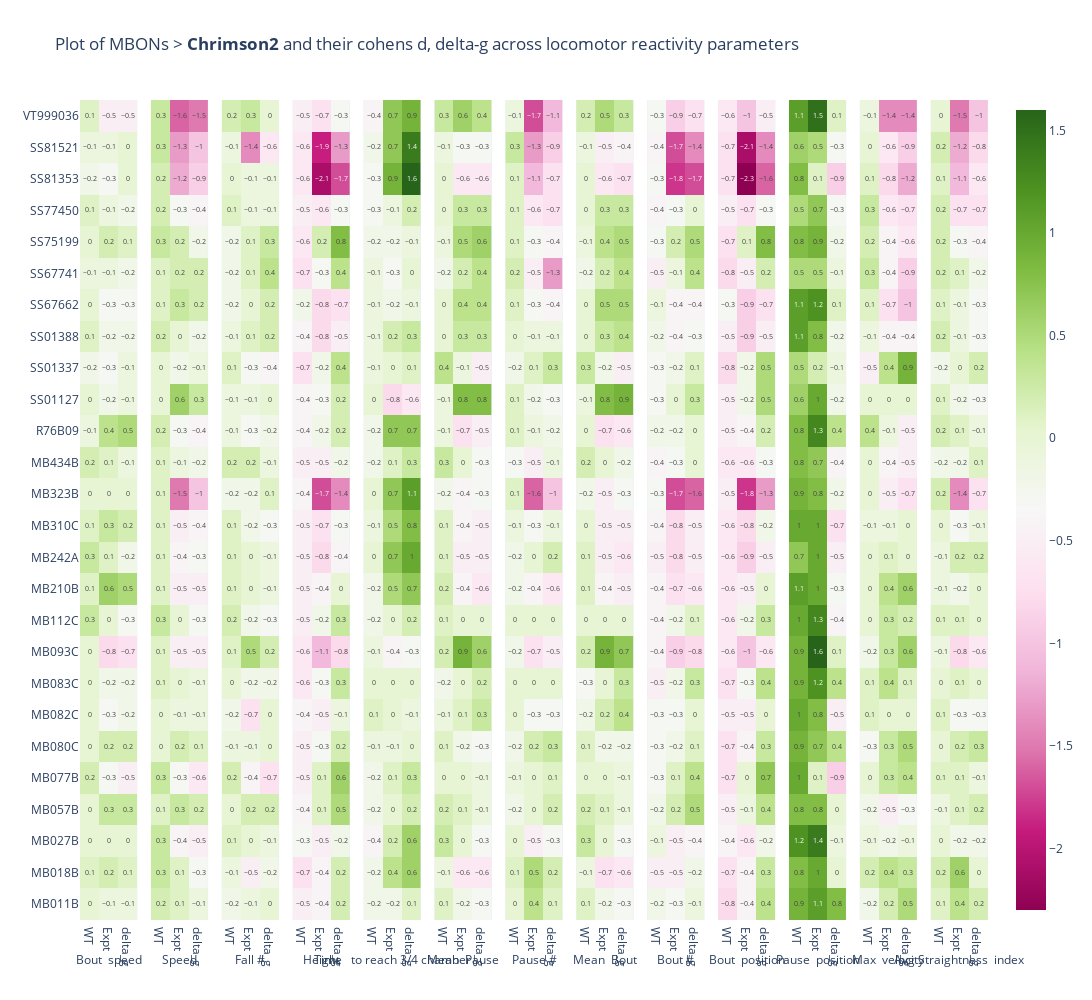

The code cell stored with this chart in its notebook:
### Code cell
# f1,ax = plt.subplots(nrows=1, ncols=13, sharex=False, sharey = True, figsize=(15, 6))

from plotly.subplots import make_subplots
import plotly.graph_objects as go
import plotly.express as px

subplottitles = list(map(lambda s:s.replace('\n', ''), dfreg2.columns))
g1 = round(totalregdf,1)

fig = make_subplots(rows = 1,cols = 13, horizontal_spacing = 0.015, shared_yaxes =True, subplot_titles= dfreg2.columns)   


for n, j in zip(dfreg2.columns, list(range(1,14))):
    figure1 = px.imshow(g1[n], text_auto = True, aspect = "auto")
    fig.add_trace(figure1['data'][0], row = 1, col = j)

fig.update_layout(title = 'Plot of MBONs > <b>' + responder +  '</b> and their cohens d, delta-g across locomotor reactivity parameters', height = 1000, width = 1800)
fig.update_annotations(font_size=12, yshift = -870)


#plt.savefig(openPath + "images\\"  + "cohens d and delta gheatmap_" + responder + "_" + date + ".png", dpi = 1200)

fig.show()

### Figure 1 — Plotly figure (JSON) as saved in the notebook; plotly's stock layout.template omitted (floating-point values rounded to 4 significant figures)
{"data": [{"coloraxis": "coloraxis", "hovertemplate": "x: %{x}<br>MBON: %{y}<br>color: %{z}<extra></extra>", "name": "0", "texttemplate": "%{z}", "type": "heatmap", "x": ["WT", "Expt", "delta_g"], "xaxis": "x", "y": ["MB011B", "MB018B", "MB027B", "MB057B", "MB077B", "MB080C", "MB082C", "MB083C", "MB093C", "MB112C", "MB210B", "MB242A", "MB310C", "MB323B", "MB434B", "R76B09", "SS01127", "SS01337", "SS01388", "SS67662", "SS67741", "SS75199", "SS77450", "SS81353", "SS81521", "VT999036"], "yaxis": "y", "z": [[0, -0.1, -0.1], [0.1, 0.2, 0.1], [0, 0, 0], [0, 0.3, 0.3], [0.2, -0.3, -0.5], [0, 0.2, 0.2], [0, -0.3, -0.2], [0, -0.2, -0.2], [0, -0.8, -0.7], [0.3, 0, -0.3], [0.1, 0.6, 0.5], [0.3, 0.1, -0.2], [0.1, 0.3, 0.2], [0, 0, 0], [0.2, 0.1, -0.1], [-0.1, 0.4, 0.5], [0, -0.2, -0.1], [-0.2, -0.3, -0.1], [0.1, -0.2, -0.2], [0, -0.3, -0.3], [-0.1, -0.1, -0.2], [0, 0.2, 0.1], [0.1, -0.1, -0.2], [-0.2, -0.3, 0], [-0.1, -0.1, 0], [0.1, -0.5, -0.5]]}, {"coloraxis": "coloraxis", "hovertemplate": "x: %{x}<br>MBON: %{y}<br>color: %{z}<extra></extra>", "name": "0", "texttemplate": "%{z}", "type": "heatmap", "x": ["WT", "Expt", "delta_g"], "xaxis": "x2", "y": ["MB011B", "MB018B", "MB027B", "MB057B", "MB077B", "MB080C", "MB082C", "MB083C", "MB093C", "MB112C", "MB210B", "MB242A", "MB310C", "MB323B", "MB434B", "R76B09", "SS01127", "SS01337", "SS01388", "SS67662", "SS67741", "SS75199", "SS77450", "SS81353", "SS81521", "VT999036"], "yaxis": "y2", "z": [[0.2, 0.1, -0.1], [0.3, 0.1, -0.3], [0.3, -0.4, -0.5], [0.1, 0.3, 0.2], [0.3, -0.3, -0.6], [0, 0.2, 0.1], [0, -0.1, -0.1], [0.1, 0, -0.1], [0.1, -0.5, -0.5], [0.3, 0, -0.3], [0.1, -0.5, -0.5], [0.1, -0.4, -0.3], [0.1, -0.5, -0.4], [0.1, -1.5, -1], [0.1, -0.1, -0.2], [0.2, -0.3, -0.4], [0, 0.6, 0.3], [0, -0.2, -0.1], [0.2, 0, -0.2], [0.1, 0.3, 0.2], [0.1, 0.2, 0.2], [0.3, 0.2, -0.2], [0.2, -0.3, -0.4], [0.2, -1.2, -0.9], [0.3, -1.3, -1], [0.3, -1.6, -1.5]]}, {"coloraxis": "coloraxis", "hovertemplate": "x: %{x}<br>MBON: %{y}<br>color: %{z}<extra></extra>", "name": "0", "texttemplate": "%{z}", "type": "heatmap", "x": ["WT", "Expt", "delta_g"], "xaxis": "x3", "y": ["MB011B", "MB018B", "MB027B", "MB057B", "MB077B", "MB080C", "MB082C", "MB083C", "MB093C", "MB112C", "MB210B", "MB242A", "MB310C", "MB323B", "MB434B", "R76B09", "SS01127", "SS01337", "SS01388", "SS67662", "SS67741", "SS75199", "SS77450", "SS81353", "SS81521", "VT999036"], "yaxis": "y3", "z": [[-0.2, -0.1, 0], [-0.1, -0.5, -0.2], [0.1, 0, -0.1], [0, 0.2, 0.2], [0.2, -0.4, -0.7], [-0.1, -0.1, 0], [-0.2, -0.7, 0], [0, -0.2, -0.2], [0.1, 0.5, 0.2], [0.2, -0.2, -0.3], [0.1, 0, -0.1], [0.1, 0, -0.1], [0.1, -0.2, -0.3], [-0.2, -0.2, 0.1], [0.2, 0.2, -0.1], [-0.1, -0.3, -0.2], [-0.1, -0.1, 0], [0.1, -0.3, -0.4], [-0.1, 0.1, 0.2], [-0.2, 0, 0.2], [-0.2, 0.1, 0.4], [-0.2, 0.1, 0.3], [0.1, -0.1, -0.1], [0, -0.1, -0.1], [-0.1, -1.4, -0.6], [0.2, 0.3, 0]]}, {"coloraxis": "coloraxis", "hovertemplate": "x: %{x}<br>MBON: %{y}<br>color: %{z}<extra></extra>", "name": "0", "texttemplate": "%{z}", "type": "heatmap", "x": ["WT", "Expt", "delta_g"], "xaxis": "x4", "y": ["MB011B", "MB018B", "MB027B", "MB057B", "MB077B", "MB080C", "MB082C", "MB083C", "MB093C", "MB112C", "MB210B", "MB242A", "MB310C", "MB323B", "MB434B", "R76B09", "SS01127", "SS01337", "SS01388", "SS67662", "SS67741", "SS75199", "SS77450", "SS81353", "SS81521", "VT999036"], "yaxis": "y4", "z": [[-0.5, -0.4, 0.2], [-0.7, -0.4, 0.2], [-0.3, -0.5, -0.2], [-0.4, 0.1, 0.5], [-0.5, 0.1, 0.6], [-0.5, -0.3, 0.2], [-0.4, -0.5, -0.1], [-0.6, -0.3, 0.3], [-0.6, -1.1, -0.8], [-0.5, -0.2, 0.3], [-0.5, -0.4, 0], [-0.5, -0.8, -0.4], [-0.5, -0.7, -0.3], [-0.4, -1.7, -1.4], [-0.5, -0.5, -0.2], [-0.4, -0.2, 0.2], [-0.4, -0.3, 0.2], [-0.7, -0.2, 0.4], [-0.4, -0.8, -0.5], [-0.2, -0.8, -0.7], [-0.7, -0.3, 0.4], [-0.6, 0.2, 0.8], [-0.5, -0.6, -0.3], [-0.6, -2.1, -1.7], [-0.6, -1.9, -1.3], [-0.5, -0.7, -0.3]]}, {"coloraxis": "coloraxis", "hovertemplate": "x: %{x}<br>MBON: %{y}<br>color: %{z}<extra></extra>", "name": "0", "texttemplate": "%{z}", "type": "heatmap", "x": ["WT", "Expt", "delta_g"], "xaxis": "x5", "y": ["MB011B", "MB018B", "MB027B", "MB057B", "MB077B", "MB080C", "MB082C", "MB083C", "MB093C", "MB112C", "MB210B", "MB242A", "MB310C", "MB323B", "MB434B", "R76B09", "SS01127", "SS01337", "SS01388", "SS67662", "SS67741", "SS75199", "SS77450", "SS81353", "SS81521", "VT999036"], "yaxis": "y5", "z": [[-0.2, -0.2, 0.1], [-0.2, 0.4, 0.6], [-0.4, 0.2, 0.6], [-0.2, 0, 0.2], [-0.2, 0.1, 0.3], [-0.1, -0.1, 0], [0.1, 0, -0.1], [0, 0, 0], [-0.1, -0.4, -0.3], [-0.2, 0, 0.2], [-0.2, 0.5, 0.7], [0, 0.7, 1], [-0.1, 0.5, 0.8], [0, 0.7, 1.1], [-0.2, 0.1, 0.3], [-0.2, 0.7, 0.7], [0, -0.8, -0.6], [-0.1, 0, 0.1], [-0.1, 0.2, 0.3], [-0.1, -0.2, -0.1], [-0.1, -0.3, 0], [-0.2, -0.2, -0.1], [-0.3, -0.1, 0.2], [-0.3, 0.9, 1.6], [-0.2, 0.7, 1.4], [-0.4, 0.7, 0.9]]}, {"coloraxis": "coloraxis", "hovertemplate": "x: %{x}<br>MBON: %{y}<br>color: %{z}<extra></extra>", "name": "0", "texttemplate": "%{z}", "type": "heatmap", "x": ["WT", "Expt", "delta_g"], "xaxis": "x6", "y": ["MB011B", "MB018B", "MB027B", "MB057B", "MB077B", "MB080C", "MB082C", "MB083C", "MB093C", "MB112C", "MB210B", "MB242A", "MB310C", "MB323B", "MB434B", "R76B09", "SS01127", "SS01337", "SS01388", "SS67662", "SS67741", "SS75199", "SS77450", "SS81353", "SS81521", "VT999036"], "yaxis": "y6", "z": [[0.1, -0.2, -0.3], [-0.1, -0.6, -0.6], [0.3, 0, -0.3], [0.2, 0.1, -0.1], [0, 0, -0.1], [0.1, -0.2, -0.3], [-0.1, 0.1, 0.3], [-0.2, 0, 0.2], [0.2, 0.9, 0.6], [0.1, 0, 0], [0.2, -0.4, -0.6], [0.1, -0.5, -0.5], [0.1, -0.4, -0.5], [-0.2, -0.4, -0.3], [0.3, 0, -0.3], [-0.1, -0.7, -0.5], [-0.1, 0.8, 0.8], [0.4, -0.1, -0.5], [0, 0.3, 0.3], [0, 0.4, 0.4], [-0.2, 0.2, 0.4], [-0.1, 0.5, 0.6], [0, 0.3, 0.3], [0, -0.6, -0.6], [-0.1, -0.3, -0.3], [0.3, 0.6, 0.4]]}, {"coloraxis": "coloraxis", "hovertemplate": "x: %{x}<br>MBON: %{y}<br>color: %{z}<extra></extra>", "name": "0", "texttemplate": "%{z}", "type": "heatmap", "x": ["WT", "Expt", "delta_g"], "xaxis": "x7", "y": ["MB011B", "MB018B", "MB027B", "MB057B", "MB077B", "MB080C", "MB082C", "MB083C", "MB093C", "MB112C", "MB210B", "MB242A", "MB310C", "MB323B", "MB434B", "R76B09", "SS01127", "SS01337", "SS01388", "SS67662", "SS67741", "SS75199", "SS77450", "SS81353", "SS81521", "VT999036"], "yaxis": "y7", "z": [[0, 0.4, 0.1], [0.1, 0.5, 0.2], [0, -0.5, -0.3], [-0.2, 0, 0.2], [-0.1, 0, 0.1], [-0.2, 0.2, 0.3], [0, -0.3, -0.3], [0, 0, 0], [-0.2, -0.7, -0.5], [0, 0, 0], [-0.2, -0.4, -0.6], [-0.2, 0, 0.2], [-0.1, -0.3, -0.1], [0.1, -1.6, -1], [-0.3, -0.5, -0.1], [0.1, -0.1, -0.2], [0.1, -0.2, -0.3], [-0.2, 0.1, 0.3], [0, -0.1, -0.1], [0.1, -0.3, -0.4], [0.2, -0.5, -1.3], [0.1, -0.3, -0.4], [0.1, -0.6, -0.7], [0.1, -1.1, -0.7], [0.3, -1.3, -0.9], [-0.1, -1.7, -1.1]]}, {"coloraxis": "coloraxis", "hovertemplate": "x: %{x}<br>MBON: %{y}<br>color: %{z}<extra></extra>", "name": "0", "texttemplate": "%{z}", "type": "heatmap", "x": ["WT", "Expt", "delta_g"], "xaxis": "x8", "y": ["MB011B", "MB018B", "MB027B", "MB057B", "MB077B", "MB080C", "MB082C", "MB083C", "MB093C", "MB112C", "MB210B", "MB242A", "MB310C", "MB323B", "MB434B", "R76B09", "SS01127", "SS01337", "SS01388", "SS67662", "SS67741", "SS75199", "SS77450", "SS81353", "SS81521", "VT999036"], "yaxis": "y8", "z": [[0.1, -0.2, -0.3], [-0.1, -0.7, -0.6], [0.3, 0, -0.3], [0.2, 0.1, -0.1], [0, 0, -0.1], [0.1, -0.2, -0.2], [-0.2, 0.2, 0.4], [-0.3, 0, 0.3], [0.2, 0.9, 0.7], [0, 0, 0], [0.1, -0.4, -0.5], [0.1, -0.5, -0.6], [0, -0.5, -0.5], [-0.2, -0.5, -0.3], [0.2, 0, -0.2], [0, -0.7, -0.6], [-0.1, 0.8, 0.9], [0.3, -0.2, -0.5], [0, 0.3, 0.4], [0, 0.5, 0.5], [-0.2, 0.2, 0.4], [-0.1, 0.4, 0.5], [0, 0.3, 0.3], [0, -0.6, -0.7], [-0.1, -0.5, -0.4], [0.2, 0.5, 0.3]]}, {"coloraxis": "coloraxis", "hovertemplate": "x: %{x}<br>MBON: %{y}<br>color: %{z}<extra></extra>", "name": "0", "texttemplate": "%{z}", "type": "heatmap", "x": ["WT", "Expt", "delta_g"], "xaxis": "x9", "y": ["MB011B", "MB018B", "MB027B", "MB057B", "MB077B", "MB080C", "MB082C", "MB083C", "MB093C", "MB112C", "MB210B", "MB242A", "MB310C", "MB323B", "MB434B", "R76B09", "SS01127", "SS01337", "SS01388", "SS67662", "SS67741", "SS75199", "SS77450", "SS81353", "SS81521", "VT999036"], "yaxis": "y9", "z": [[-0.2, -0.3, -0.1], [-0.5, -0.5, -0.2], [-0.1, -0.5, -0.4], [-0.2, 0.2, 0.5], [-0.3, 0.1, 0.4], [-0.3, -0.2, 0.1], [-0.3, -0.3, 0], [-0.5, -0.2, 0.3], [-0.4, -0.9, -0.8], [-0.4, -0.2, 0.1], [-0.4, -0.7, -0.6], [-0.5, -0.8, -0.5], [-0.4, -0.8, -0.5], [-0.3, -1.7, -1.6], [-0.4, -0.3, 0], [-0.2, -0.2, 0], [-0.3, 0, 0.3], [-0.3, -0.2, 0.1], [-0.2, -0.4, -0.3], [-0.1, -0.4, -0.4], [-0.5, -0.1, 0.4], [-0.3, 0.2, 0.5], [-0.4, -0.3, 0], [-0.3, -1.8, -1.7], [-0.4, -1.7, -1.4], [-0.3, -0.9, -0.7]]}, {"coloraxis": "coloraxis", "hovertemplate": "x: %{x}<br>MBON: %{y}<br>color: %{z}<extra></extra>", "name": "0", "texttemplate": "%{z}", "type": "heatmap", "x": ["WT", "Expt", "delta_g"], "xaxis": "x10", "y": ["MB011B", "MB018B", "MB027B", "MB057B", "MB077B", "MB080C", "MB082C", "MB083C", "MB093C", "MB112C", "MB210B", "MB242A", "MB310C", "MB323B", "MB434B", "R76B09", "SS01127", "SS01337", "SS01388", "SS67662", "SS67741", "SS75199", "SS77450", "SS81353", "SS81521", "VT999036"], "yaxis": "y10", "z": [[-0.8, -0.4, 0.4], [-0.7, -0.4, 0.3], [-0.4, -0.6, -0.2], [-0.5, -0.1, 0.4], [-0.7, 0, 0.7], [-0.7, -0.4, 0.3], [-0.5, -0.5, 0], [-0.7, -0.3, 0.4], [-0.6, -1, -0.6], [-0.6, -0.2, 0.3], [-0.6, -0.5, 0], [-0.6, -0.9, -0.5], [-0.6, -0.8, -0.2], [-0.5, -1.8, -1.3], [-0.6, -0.6, -0.3], [-0.5, -0.4, 0.2], [-0.5, -0.2, 0.5], [-0.8, -0.2, 0.5], [-0.5, -0.9, -0.5], [-0.3, -0.9, -0.7], [-0.8, -0.5, 0.2], [-0.7, 0.1, 0.8], [-0.5, -0.7, -0.3], [-0.7, -2.3, -1.6], [-0.7, -2.1, -1.4], [-0.6, -1, -0.5]]}, {"coloraxis": "coloraxis", "hovertemplate": "x: %{x}<br>MBON: %{y}<br>color: %{z}<extra></extra>", "name": "0", "texttemplate": "%{z}", "type": "heatmap", "x": ["WT", "Expt", "delta_g"], "xaxis": "x11", "y": ["MB011B", "MB018B", "MB027B", "MB057B", "MB077B", "MB080C", "MB082C", "MB083C", "MB093C", "MB112C", "MB210B", "MB242A", "MB310C", "MB323B", "MB434B", "R76B09", "SS01127", "SS01337", "SS01388", "SS67662", "SS67741", "SS75199", "SS77450", "SS81353", "SS81521", "VT999036"], "yaxis": "y11", "z": [[0.9, 1.1, 0.8], [0.8, 1, 0], [1.2, 1.4, -0.1], [0.8, 0.8, 0], [1, 0.1, -0.9], [0.9, 0.7, 0.4], [1, 0.8, -0.5], [0.9, 1.2, 0.4], [0.9, 1.6, 0.1], [1, 1.3, -0.4], [1.1, 1, -0.3], [0.7, 1, -0.5], [1, 1, -0.7], [0.9, 0.8, -0.2], [0.8, 0.7, -0.4], [0.8, 1.3, 0.4], [0.6, 1, -0.2], [0.5, 0.2, -0.1], [1.1, 0.8, -0.2], [1.1, 1.2, 0.1], [0.5, 0.5, -0.1], [0.8, 0.9, -0.2], [0.5, 0.7, -0.3], [0.8, 0.1, -0.9], [0.6, 0.5, -0.3], [1.1, 1.5, 0.1]]}, {"coloraxis": "coloraxis", "hovertemplate": "x: %{x}<br>MBON: %{y}<br>color: %{z}<extra></extra>", "name": "0", "texttemplate": "%{z}", "type": "heatmap", "x": ["WT", "Expt", "delta_g"], "xaxis": "x12", "y": ["MB011B", "MB018B", "MB027B", "MB057B", "MB077B", "MB080C", "MB082C", "MB083C", "MB093C", "MB112C", "MB210B", "MB242A", "MB310C", "MB323B", "MB434B", "R76B09", "SS01127", "SS01337", "SS01388", "SS67662", "SS67741", "SS75199", "SS77450", "SS81353", "SS81521", "VT999036"], "yaxis": "y12", "z": [[-0.2, 0.2, 0.5], [0.2, 0.4, 0.3], [-0.1, -0.2, -0.1], [-0.2, -0.5, -0.3], [0, 0.3, 0.4], [-0.3, 0.3, 0.5], [0.1, 0, 0], [0.1, 0.4, 0.1], [-0.2, 0.3, 0.6], [0, 0.3, 0.2], [0, 0.4, 0.6], [0, 0.1, 0], [-0.1, -0.1, 0], [0, -0.5, -0.7], [0, -0.4, -0.5], [0.4, -0.1, -0.5], [0, 0, 0], [-0.5, 0.4, 0.9], [-0.1, -0.4, -0.4], [0.1, -0.7, -1], [0.3, -0.4, -0.9], [0.2, -0.4, -0.6], [0.3, -0.6, -0.7], [0.1, -0.8, -1.2], [0, -0.6, -0.9], [-0.1, -1.4, -1.4]]}, {"coloraxis": "coloraxis", "hovertemplate": "x: %{x}<br>MBON: %{y}<br>color: %{z}<extra></extra>", "name": "0", "texttemplate": "%{z}", "type": "heatmap", "x": ["WT", "Expt", "delta_g"], "xaxis": "x13", "y": ["MB011B", "MB018B", "MB027B", "MB057B", "MB077B", "MB080C", "MB082C", "MB083C", "MB093C", "MB112C", "MB210B", "MB242A", "MB310C", "MB323B", "MB434B", "R76B09", "SS01127", "SS01337", "SS01388", "SS67662", "SS67741", "SS75199", "SS77450", "SS81353", "SS81521", "VT999036"], "yaxis": "y13", "z": [[0.1, 0.4, 0.2], [0.2, 0.6, 0], [0, -0.2, -0.2], [-0.1, 0.1, 0.2], [0.1, 0.1, -0.1], [0, 0.2, 0.3], [0.1, -0.3, -0.3], [0, 0.1, 0], [-0.1, -0.8, -0.6], [0.1, 0.1, 0], [-0.1, -0.2, 0], [-0.1, 0.2, 0.2], [0, -0.3, -0.1], [0.2, -1.4, -0.7], [-0.2, -0.2, 0.1], [0.2, 0.1, -0.1], [0.1, -0.2, -0.3], [-0.2, 0, 0.2], [0.2, -0.1, -0.3], [0.1, -0.1, -0.3], [0.2, 0.1, -0.2], [0.2, -0.3, -0.4], [0.2, -0.7, -0.7], [0.1, -1.1, -0.6], [0.2, -1.2, -0.8], [0, -1.5, -1]]}], "layout": {"annotations": [{"font": {"size": 12}, "showarrow": false, "text": "Bout\n speed", "x": 0.03154, "xanchor": "center", "xref": "paper", "y": 1, "yanchor": "bottom", "yref": "paper", "yshift": -870}, {"font": {"size": 12}, "showarrow": false, "text": "Speed", "x": 0.1096, "xanchor": "center", "xref": "paper", "y": 1, "yanchor": "bottom", "yref": "paper", "yshift": -870}, {"font": {"size": 12}, "showarrow": false, "text": "Fall #", "x": 0.1877, "xanchor": "center", "xref": "paper", "y": 1, "yanchor": "bottom", "yref": "paper", "yshift": -870}, {"font": {"size": 12}, "showarrow": false, "text": "Height", "x": 0.2658, "xanchor": "center", "xref": "paper", "y": 1, "yanchor": "bottom", "yref": "paper", "yshift": -870}, {"font": {"size": 12}, "showarrow": false, "text": "Time \n to reach 3/4 chamber", "x": 0.3438, "xanchor": "center", "xref": "paper", "y": 1, "yanchor": "bottom", "yref": "paper", "yshift": -870}, {"font": {"size": 12}, "showarrow": false, "text": "Mean\n Pause", "x": 0.4219, "xanchor": "center", "xref": "paper", "y": 1, "yanchor": "bottom", "yref": "paper", "yshift": -870}, {"font": {"size": 12}, "showarrow": false, "text": "Pause #", "x": 0.5, "xanchor": "center", "xref": "paper", "y": 1, "yanchor": "bottom", "yref": "paper", "yshift": -870}, {"font": {"size": 12}, "showarrow": false, "text": "Mean\n Bout", "x": 0.5781, "xanchor": "center", "xref": "paper", "y": 1, "yanchor": "bottom", "yref": "paper", "yshift": -870}, {"font": {"size": 12}, "showarrow": false, "text": "Bout #", "x": 0.6562, "xanchor": "center", "xref": "paper", "y": 1, "yanchor": "bottom", "yref": "paper", "yshift": -870}, {"font": {"size": 12}, "showarrow": false, "text": "Bout\n position", "x": 0.7342, "xanchor": "center", "xref": "paper", "y": 1, "yanchor": "bottom", "yref": "paper", "yshift": -870}, {"font": {"size": 12}, "showarrow": false, "text": "Pause\n position", "x": 0.8123, "xanchor": "center", "xref": "paper", "y": 1, "yanchor": "bottom", "yref": "paper", "yshift": -870}, {"font": {"size": 12}, "showarrow": false, "text": "Max\n velocity", "x": 0.8904, "xanchor": "center", "xref": "paper", "y": 1, "yanchor": "bottom", "yref": "paper", "yshift": -870}, {"font": {"size": 12}, "showarrow": false, "text": "Avg Straightness\n index", "x": 0.9685, "xanchor": "center", "xref": "paper", "y": 1, "yanchor": "bottom", "yref": "paper", "yshift": -870}], "height": 1000, "title": {"text": "Plot of MBONs > <b>Chrimson2</b> and their cohens d, delta-g across locomotor reactivity parameters"}, "width": 1800, "xaxis": {"anchor": "y", "domain": [0, 0.06308]}, "xaxis10": {"anchor": "y10", "domain": [0.7027, 0.7658]}, "xaxis11": {"anchor": "y11", "domain": [0.7808, 0.8438]}, "xaxis12": {"anchor": "y12", "domain": [0.8588, 0.9219]}, "xaxis13": {"anchor": "y13", "domain": [0.9369, 1.0]}, "xaxis2": {"anchor": "y2", "domain": [0.07808, 0.1412]}, "xaxis3": {"anchor": "y3", "domain": [0.1562, 0.2192]}, "xaxis4": {"anchor": "y4", "domain": [0.2342, 0.2973]}, "xaxis5": {"anchor": "y5", "domain": [0.3123, 0.3754]}, "xaxis6": {"anchor": "y6", "domain": [0.3904, 0.4535]}, "xaxis7": {"anchor": "y7", "domain": [0.4685, 0.5315]}, "xaxis8": {"anchor": "y8", "domain": [0.5465, 0.6096]}, "xaxis9": {"anchor": "y9", "domain": [0.6246, 0.6877]}, "yaxis": {"anchor": "x", "domain": [0, 1]}, "yaxis10": {"anchor": "x10", "domain": [0, 1], "matches": "y", "showticklabels": false}, "yaxis11": {"anchor": "x11", "domain": [0, 1], "matches": "y", "showticklabels": false}, "yaxis12": {"anchor": "x12", "domain": [0, 1], "matches": "y", "showticklabels": false}, "yaxis13": {"anchor": "x13", "domain": [0, 1], "matches": "y", "showticklabels": false}, "yaxis2": {"anchor": "x2", "domain": [0, 1], "matches": "y", "showticklabels": false}, "yaxis3": {"anchor": "x3", "domain": [0, 1], "matches": "y", "showticklabels": false}, "yaxis4": {"anchor": "x4", "domain": [0, 1], "matches": "y", "showticklabels": false}, "yaxis5": {"anchor": "x5", "domain": [0, 1], "matches": "y", "showticklabels": false}, "yaxis6": {"anchor": "x6", "domain": [0, 1], "matches": "y", "showticklabels": false}, "yaxis7": {"anchor": "x7", "domain": [0, 1], "matches": "y", "showticklabels": false}, "yaxis8": {"anchor": "x8", "domain": [0, 1], "matches": "y", "showticklabels": false}, "yaxis9": {"anchor": "x9", "domain": [0, 1], "matches": "y", "showticklabels": false}}}
